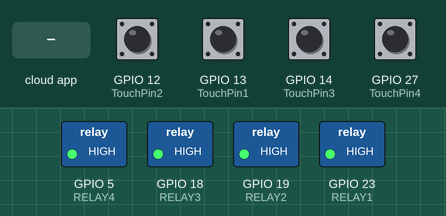
This sketch was run on a simulated ESP32. Shown: switched loads named in the sketch (green lamp = pin HIGH). The test bench sets the inputs (shaded band); at power-on: GPIO 12 (TouchPin2), GPIO 13 (TouchPin1), GPIO 14 (TouchPin3), GPIO 27 (TouchPin4) HIGH. WiFi joins after 1.5 s; servers stay silent unless stated; the Firebase database answers and starts empty; what the sketch prints to the serial monitor is not drawn.

Above: at 2.7 s.
2.8 s: GPIO 12 (TouchPin2) pulled LOW for 0.35 s
At 4.5 s:
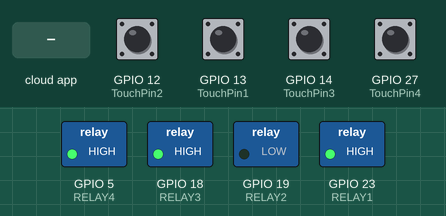
4.8 s: GPIO 13 (TouchPin1) pulled LOW for 0.35 s
At 6.4 s:
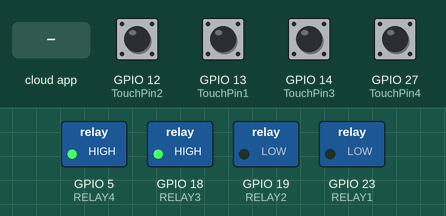
6.7 s: GPIO 14 (TouchPin3) pulled LOW for 0.35 s
At 7.6 s:
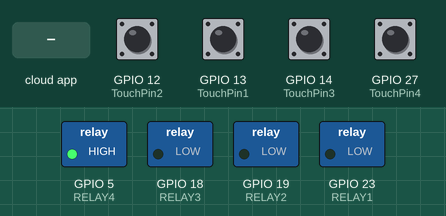
8.7 s: GPIO 27 (TouchPin4) pulled LOW for 0.35 s
At 9.7 s:
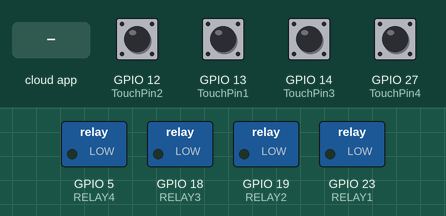
10.6 s: the phone or cloud app sets relay1 to 0
At 10.9 s:
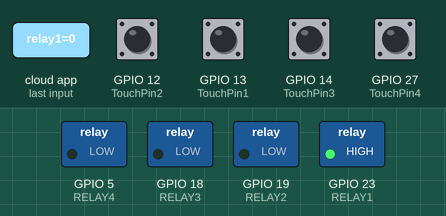
12.1 s: the phone or cloud app sets relay2 to 0
At 13.0 s:
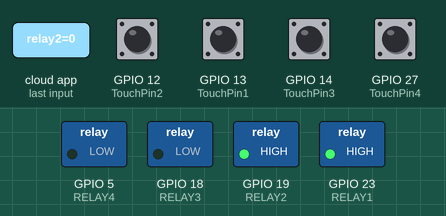
Timing chart, 0 to 15.1 s (numbered marks = the images above; inputs shaded):
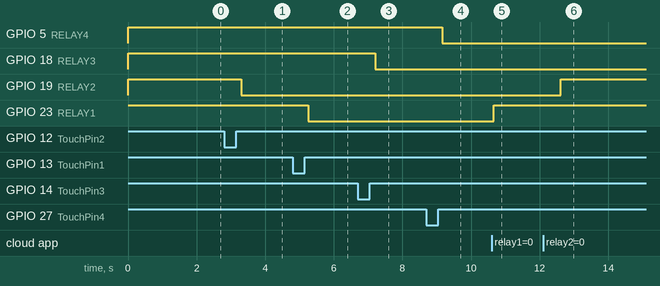

The sketch:

4DeviceSwitchControl.ino
```cpp
/**********************************************************************************
 *  TITLE: Firebase Web-UI + 4× TTP223 Capacitive Touch control of 4 Relays
 *         using ESP32 with Real-time feedback
 *
 *  Hardware:
 *    - ESP32 DevKIT V1
 *    - 4-channel 5V relay module (active-LOW)
 *    - 4× TTP223 capacitive touch modules, A-pad bridged (active LOW, momentary)
 *
 *  Each touch sensor is wired to a GPIO with INPUT_PULLUP and a FALLING-edge
 *  interrupt. Brief taps are captured by hardware regardless of loop blocking.
 **********************************************************************************/

#include <WiFi.h>
#include <Firebase_ESP_Client.h>

// Wi-Fi credentials
const char* ssid = "📡";
const char* password = "password";

// Firebase credentials
#define API_KEY "YOUR_FIREBASE_API_KEY"
#define DATABASE_URL "https://home-automation-a86aa-default-rtdb.firebaseio.com/"
#define USER_EMAIL "YOUR_FIREBASE_EMAIL"
#define USER_PASSWORD "YOUR_FIREBASE_PASSWORD"

// Relay GPIOs (active LOW)
#define RELAY1 23
#define RELAY2 19
#define RELAY3 18
#define RELAY4 5

// TTP223 touch sensor GPIOs
#define TouchPin1 13
#define TouchPin2 12
#define TouchPin3 14
#define TouchPin4 27

// Firebase setup
FirebaseData fbdo;
FirebaseAuth auth;
FirebaseConfig config;

// Per-channel interrupt flags and debounce timestamps
volatile bool touchPending[4]  = { false, false, false, false };
volatile unsigned long lastTouchMs[4] = { 0, 0, 0, 0 };
const unsigned long TOUCH_DEBOUNCE_MS = 150;  // ignore retriggers within this window

void IRAM_ATTR touch1ISR() {
  unsigned long now = millis();
  if (now - lastTouchMs[0] > TOUCH_DEBOUNCE_MS) {
    touchPending[0] = true;
    lastTouchMs[0] = now;
  }
}
void IRAM_ATTR touch2ISR() {
  unsigned long now = millis();
  if (now - lastTouchMs[1] > TOUCH_DEBOUNCE_MS) {
    touchPending[1] = true;
    lastTouchMs[1] = now;
  }
}
void IRAM_ATTR touch3ISR() {
  unsigned long now = millis();
  if (now - lastTouchMs[2] > TOUCH_DEBOUNCE_MS) {
    touchPending[2] = true;
    lastTouchMs[2] = now;
  }
}
void IRAM_ATTR touch4ISR() {
  unsigned long now = millis();
  if (now - lastTouchMs[3] > TOUCH_DEBOUNCE_MS) {
    touchPending[3] = true;
    lastTouchMs[3] = now;
  }
}

// Toggle the given relay and push the new state to Firebase
void toggleRelay(uint8_t relayPin, const char* fbPath) {
  bool currentOn = (digitalRead(relayPin) == LOW);
  digitalWrite(relayPin, currentOn ? HIGH : LOW);
  if (Firebase.ready()) {
    Firebase.RTDB.setBool(&fbdo, fbPath, !currentOn);
  }
}

void setup() {
  Serial.begin(115200);

  // Setup relay pins (active LOW — HIGH = OFF)
  pinMode(RELAY1, OUTPUT); digitalWrite(RELAY1, HIGH);
  pinMode(RELAY2, OUTPUT); digitalWrite(RELAY2, HIGH);
  pinMode(RELAY3, OUTPUT); digitalWrite(RELAY3, HIGH);
  pinMode(RELAY4, OUTPUT); digitalWrite(RELAY4, HIGH);

  // Setup touch input pins
  pinMode(TouchPin1, INPUT_PULLUP);
  pinMode(TouchPin2, INPUT_PULLUP);
  pinMode(TouchPin3, INPUT_PULLUP);
  pinMode(TouchPin4, INPUT_PULLUP);

  // FALLING-edge interrupts — fire the instant TTP223 detects a touch
  attachInterrupt(digitalPinToInterrupt(TouchPin1), touch1ISR, FALLING);
  attachInterrupt(digitalPinToInterrupt(TouchPin2), touch2ISR, FALLING);
  attachInterrupt(digitalPinToInterrupt(TouchPin3), touch3ISR, FALLING);
  attachInterrupt(digitalPinToInterrupt(TouchPin4), touch4ISR, FALLING);

  WiFi.begin(ssid, password);
  Serial.print("Connecting to Wi-Fi");
  while (WiFi.status() != WL_CONNECTED) {
    Serial.print(".");
    delay(500);
  }
  Serial.println(" Connected!");

  config.api_key = API_KEY;
  auth.user.email = USER_EMAIL;
  auth.user.password = USER_PASSWORD;
  config.database_url = DATABASE_URL;

  Firebase.begin(&config, &auth);
  Firebase.reconnectWiFi(true);
}

unsigned long lastFirebasePoll = 0;
const unsigned long FIREBASE_POLL_INTERVAL = 500; // ms

void loop() {
  // Process any touch flags set by ISRs (captures briefest taps reliably)
  if (touchPending[0]) { touchPending[0] = false; toggleRelay(RELAY1, "/relay1"); }
  if (touchPending[1]) { touchPending[1] = false; toggleRelay(RELAY2, "/relay2"); }
  if (touchPending[2]) { touchPending[2] = false; toggleRelay(RELAY3, "/relay3"); }
  if (touchPending[3]) { touchPending[3] = false; toggleRelay(RELAY4, "/relay4"); }

  // Poll Firebase periodically so changes from the web dashboard apply
  if (Firebase.ready() && (millis() - lastFirebasePoll >= FIREBASE_POLL_INTERVAL)) {
    lastFirebasePoll = millis();

    if (Firebase.RTDB.getBool(&fbdo, "/relay1"))
      digitalWrite(RELAY1, fbdo.boolData() ? LOW : HIGH);

    if (Firebase.RTDB.getBool(&fbdo, "/relay2"))
      digitalWrite(RELAY2, fbdo.boolData() ? LOW : HIGH);

    if (Firebase.RTDB.getBool(&fbdo, "/relay3"))
      digitalWrite(RELAY3, fbdo.boolData() ? LOW : HIGH);

    if (Firebase.RTDB.getBool(&fbdo, "/relay4"))
      digitalWrite(RELAY4, fbdo.boolData() ? LOW : HIGH);
  }
}
```

Measured:
- after the input at 2.8 s, GPIO 19 (RELAY2): HIGH → LOW after 0.50 s
- after the input at 4.8 s, GPIO 23 (RELAY1): HIGH → LOW after 0.46 s
- after the input at 6.7 s, GPIO 18 (RELAY3): HIGH → LOW after 0.51 s
- after the input at 8.7 s, GPIO 5 (RELAY4): HIGH → LOW after 0.46 s
- after the input at 10.6 s, GPIO 23 (RELAY1): LOW → HIGH after 0.06 s
- after the input at 12.1 s, GPIO 19 (RELAY2): LOW → HIGH after 0.51 s
